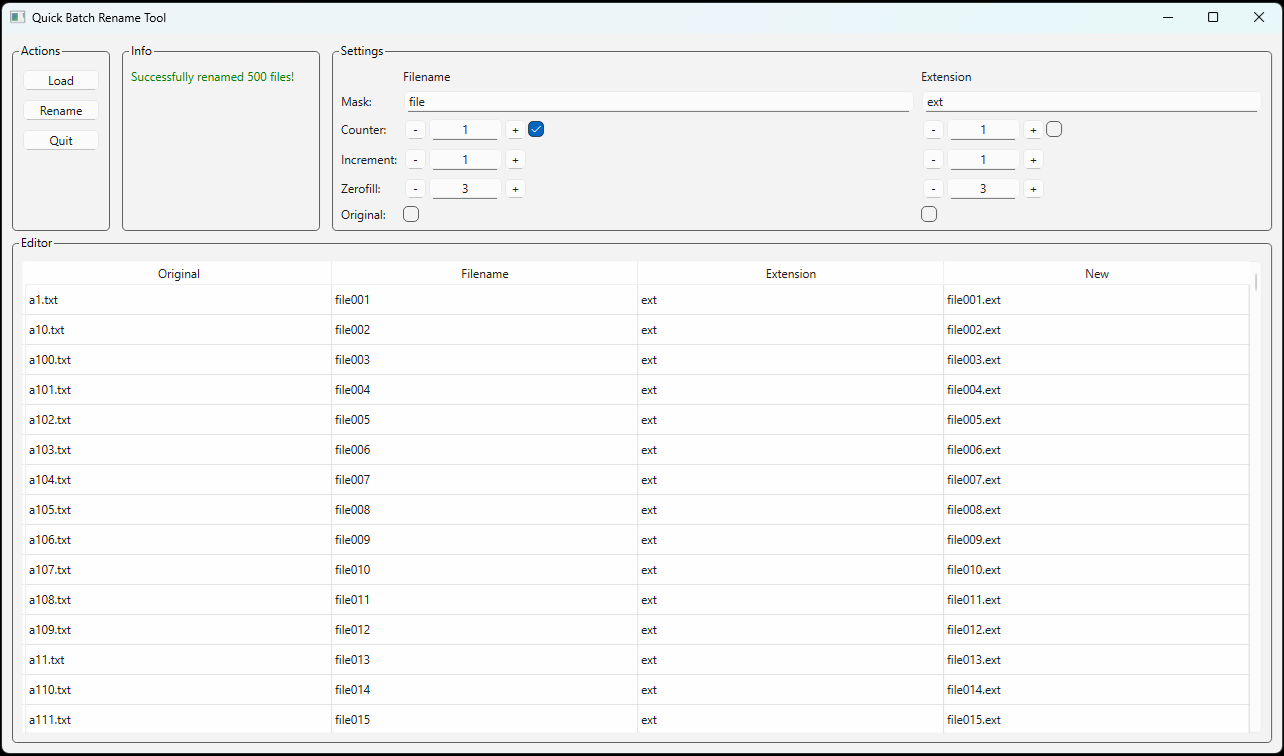

This figure's Python source:
import sys
from pathlib import Path
from typing import List, Tuple, Optional, Union
from PySide6.QtWidgets import (QApplication, QMainWindow, QWidget, QPushButton, QLabel, QLineEdit,
                              QCheckBox, QVBoxLayout, QHBoxLayout, QGridLayout, QGroupBox, 
                              QFileDialog, QScrollArea, QTableView, QHeaderView, QStyledItemDelegate,
                              QStyle, QItemDelegate, QAbstractItemView, QStyleOptionViewItem)
from PySide6.QtCore import Qt, QAbstractTableModel, QAbstractItemModel, QModelIndex, Signal, QSortFilterProxyModel, QThread, QObject, QTimer
from PySide6.QtGui import QColor, QPainter, QDragEnterEvent, QDragMoveEvent, QDropEvent, QCloseEvent
import copy
from dataclasses import dataclass


# Colors
COLOR_STATUS_ERROR = "red"
COLOR_STATUS_WARNING = "orange" 
COLOR_STATUS_SUCCESS = "green"
COLOR_STATUS_INFO = "#0078D7"  # Light blue
COLOR_BG_SELECTED = "#ECECEC"  # Light gray
COLOR_BG_DUPLICATE = "#FFC7CE" # Light red

# UI dimensions and style
GROUP_WIDTH = 100
GROUP_HEIGHT = 190
WIDGET_BUTTON_WIDTH = 25
TEXT_PADDING = 4

# Time intervals
ANIMATION_INTERVAL = 300 # ms
BATCH_UPDATE_SIZE = 50   # files


# File dataclass
@dataclass
class FileData:
    path: Path
    original_fullname: str
    original_filename: str
    original_extension: str
    current_filename: str
    current_extension: str
    new_filename: str
    new_extension: str
    is_duplicate: bool = False
    
    @property
    def new_fullname(self) -> str:
        if self.new_extension:
            return f"{self.new_filename}.{self.new_extension}"
        return self.new_filename
    
    @classmethod
    def from_path(cls, file_path: Path) -> 'FileData':
        return cls(
            path=file_path,
            original_fullname=file_path.name,
            original_filename=file_path.stem,
            original_extension=file_path.suffix[1:] if file_path.suffix else '',
            current_filename=file_path.stem,
            current_extension=file_path.suffix[1:] if file_path.suffix else '',
            new_filename=file_path.stem,
            new_extension=file_path.suffix[1:] if file_path.suffix else '',
            is_duplicate=False
        )


# Delegate for editing filename and extension
class LineEditDelegate(QItemDelegate):
    def __init__(self, parent: Optional[QObject] = None) -> None:
        super().__init__(parent)

        self.style_sheet = """
        QLineEdit:focus {
            background-color: white;
            border: 1px solid """ + COLOR_STATUS_INFO + """;
        }
        """

    def paint(self, painter: QPainter, option: QStyleOptionViewItem, index: QModelIndex) -> None:
        if option.state & QStyle.State_Selected:
            painter.save()
            painter.fillRect(option.rect, QColor(COLOR_BG_SELECTED))
            painter.restore()
            option = QStyleOptionViewItem(option)
            option.state &= ~QStyle.State_Selected
        super().paint(painter, option, index)

    def createEditor(self, parent: QWidget, option: QStyleOptionViewItem, index: QModelIndex) -> QLineEdit:
        editor = QLineEdit(parent)
        editor.setStyleSheet(self.style_sheet)
        return editor

    def setEditorData(self, editor: QLineEdit, index: QModelIndex) -> None:
        value = index.model().data(index, Qt.EditRole)
        editor.setText(value)
        QTimer.singleShot(0, lambda: self.clearSelection(editor))

    def clearSelection(self, editor: QLineEdit) -> None:
        editor.deselect()
        editor.setCursorPosition(len(editor.text()))

    def setModelData(self, editor: QLineEdit, model: QAbstractItemModel, index: QModelIndex) -> None:
        model.setData(index, editor.text(), Qt.EditRole)

    def updateEditorGeometry(self, editor: QWidget, option: QStyleOptionViewItem, index: QModelIndex) -> None:
        editor.setGeometry(option.rect)


# Delegate for displaying end of text in New column cell
class EndAlignedItemDelegate(QStyledItemDelegate):
    def paint(self, painter: QPainter, option: QStyleOptionViewItem, index: QModelIndex) -> None:
        if option.state & QStyle.State_Selected:
            painter.save()
            painter.fillRect(option.rect, QColor(COLOR_BG_SELECTED))
            painter.restore()
            option = QStyleOptionViewItem(option)
            option.state &= ~QStyle.State_Selected

        text = index.data()
        if not text or painter.fontMetrics().horizontalAdvance(text) < option.rect.width() - 10:
            return super().paint(painter, option, index)

        # Longer text elided
        painter.save()
        painter.setPen(option.palette.text().color())
        text_rect = option.rect.adjusted(TEXT_PADDING, 0, -TEXT_PADDING, 0)
        elided_text = painter.fontMetrics().elidedText(text, Qt.ElideLeft, text_rect.width())
        painter.drawText(text_rect, Qt.AlignRight | Qt.AlignVCenter, elided_text)
        painter.restore()


# Worker class for renaming files in a separate thread
class RenameWorker(QObject):
    # Signals for communication with the main thread
    progress = Signal(int, int)  # (current_count, total_count)
    finished = Signal()
    error = Signal(str, str)     # (error_type, error_message)

    def __init__(self, file_datastructure: List[FileData]):
        super().__init__()
        self.file_datastructure = file_datastructure

    def run(self) -> None:
        try:
            total_files = len(self.file_datastructure)
            
            # First pass: renaming to temporary names
            for i, data in enumerate(self.file_datastructure):
                temp_name = f"QBRT_temp_{data.new_fullname}"
                data.path.rename(data.path.parent / temp_name)
                data.path = data.path.parent / temp_name
                
                # UI update progress every 50 files
                if i % BATCH_UPDATE_SIZE == 0 or i == total_files - 1:
                    self.progress.emit(i + 1, total_files)

            # Second pass: renaming to final names
            for i, data in enumerate(self.file_datastructure):
                if data.new_extension:
                    new_fullname = f"{data.new_filename}.{data.new_extension}"
                else:
                    new_fullname = data.new_filename

                data.path.rename(data.path.parent / new_fullname)
                data.path = data.path.parent / new_fullname
                data.current_filename = data.new_filename
                data.current_extension = data.new_extension

                # UI update progress every 50 files
                if i % BATCH_UPDATE_SIZE == 0 or i == total_files - 1:
                    self.progress.emit(total_files + i + 1, total_files)

            self.finished.emit()

        except PermissionError as e:
            self.error.emit("permission", f"Permission denied: {str(e)}")
        except FileExistsError as e:
            self.error.emit("exists", f"File already exists: {str(e)}")
        except Exception as e:
            self.error.emit("other", f"Error: {str(e)}")


# Model
class FileTableModel(QAbstractTableModel):
    updatePreviewsEditor = Signal(QModelIndex, QModelIndex)
    duplicatesFound = Signal(bool, int, int)

    def __init__(self, parent: Optional[QObject] = None) -> None:
        super().__init__(parent)
        self.file_data = []
        self.headers = ["Original", "Filename", "Extension", "New"]
        self._duplicate_cache = {}


    def rowCount(self, parent: QModelIndex = QModelIndex()) -> int:
        return len(self.file_data)


    def columnCount(self, parent: QModelIndex = QModelIndex()) -> int:
        return 4  # Original, Filename, Extension, New


    def data(self, index: QModelIndex, role: int = Qt.DisplayRole) -> Optional[Union[str, QColor]]:
        if not index.isValid() or not (0 <= index.row() < len(self.file_data)):
            return None

        match role:
            case Qt.DisplayRole:
                return self._get_display_data(index.column(), self.file_data[index.row()])
            case Qt.ToolTipRole:
                return self._get_tooltip_data(index.column(), self.file_data[index.row()])
            case Qt.BackgroundRole:
                return self._get_background_data(index.column(), self.file_data[index.row()])
            case Qt.EditRole:
                return self._get_edit_data(index.column(), self.file_data[index.row()])
            case _:
                return None


    def _get_display_data(self, col: int, item: FileData) -> Optional[str]:
        match col:
            case 0:  # Original
                return item.original_fullname
            case 1:  # Filename
                return item.new_filename
            case 2:  # Extension
                return item.new_extension
            case 3:  # New preview
                return item.new_fullname
            case _:
                return None


    def _get_tooltip_data(self, col: int, item: FileData) -> Optional[str]:
        match col:
            case 0:  # Original tooltip
                return item.original_fullname
            case 3:  # New preview tooltip
                return item.new_fullname
            case _:
                return None


    def _get_background_data(self, col: int, item: FileData) -> Optional[QColor]:
        if col == 3 and item.is_duplicate:
            return QColor(COLOR_BG_DUPLICATE)
        return None


    def _get_edit_data(self, col: int, item: FileData) -> Optional[str]:
        match col:
            case 1:  # Filename
                return item.new_filename
            case 2:  # Extension
                return item.new_extension
            case _:
                return None


    def setData(self, index: QModelIndex, value: str, role: int = Qt.EditRole) -> bool:
        if not index.isValid() or role != Qt.EditRole:
            return False

        # Only columns 1 (Filename) and 2 (Extension) are editable
        if index.column() not in [1, 2]:
            return False

        # Update appropriate property based on column
        match index.column():
            case 1:  # Filename
                self.file_data[index.row()].new_filename = value
            case 2:  # Extension
                self.file_data[index.row()].new_extension = value

        # Update preview and check for duplicates
        preview_index = self.index(index.row(), 3)
        self.updatePreviewsEditor.emit(preview_index, preview_index)
        self._check_duplicates()
        return True


    def headerData(self, section: int, orientation: Qt.Orientation, role: int = Qt.DisplayRole) -> Optional[str]:
        if role == Qt.DisplayRole and orientation == Qt.Horizontal:
            return self.headers[section]
        return None


    def flags(self, index: QModelIndex) -> Qt.ItemFlags:
        if not index.isValid():
            return Qt.NoItemFlags

        col = index.column()
        if col in [1, 2]:  # Filename and Extension are editable
            return Qt.ItemIsEnabled | Qt.ItemIsSelectable | Qt.ItemIsEditable
        else:
            return Qt.ItemIsEnabled | Qt.ItemIsSelectable


    def setFiles(self, file_datastructure: List[FileData]) -> None:
        self.beginResetModel()
        self.file_data = file_datastructure
        self._duplicate_cache = {}  # Reset cache
        self.endResetModel()


    def find_duplicates(self) -> Tuple[bool, int, int]:
        # Call internal method to update duplicate state
        return self._check_duplicates()


    def _check_duplicates(self) -> Tuple[bool, int, int]:
        filename_counts = {}
        duplicate_names = set()

        # First pass - collect counts
        for data in self.file_data:
            full_name = data.new_fullname

            if full_name in filename_counts:
                duplicate_names.add(full_name)
                filename_counts[full_name] += 1
            else:
                filename_counts[full_name] = 1

        # Reset duplicate flags
        duplicate_files = 0
        changed_rows = []

        # Second pass - update duplicate flags
        for i, data in enumerate(self.file_data):
            old_state = data.is_duplicate
            new_state = data.new_fullname in duplicate_names

            if old_state != new_state:
                data.is_duplicate = new_state
                changed_rows.append(i)

            if new_state:
                duplicate_files += 1

        # Update UI only for changed rows
        for row in changed_rows:
            self.updatePreviewsEditor.emit(self.index(row, 3), self.index(row, 3))

        has_duplicates = bool(duplicate_names)
        duplicate_count = len(duplicate_names)
        self.duplicatesFound.emit(has_duplicates, duplicate_count, duplicate_files)

        return has_duplicates, duplicate_count, duplicate_files


class QuickBatchRenameTool(QMainWindow):
    def __init__(self):
        super().__init__()

        # Data structures
        self.original_files: List[Path] = [] # Original file paths (do not change)
        self.current_files: List[Path] = [] # Current file paths (update after renaming)
        self.file_datastructure: List[FileData] = [] # Data structure for efficient file work

        # UI components
        self.filename_entries: List[QLineEdit] = []
        self.extension_entries: List[QLineEdit] = []
        self.original_labels: List[QLabel] = []
        self.new_labels: List[QLabel] = []

        # Sorting
        self.sort_order = {"column": None, "ascending": True}

        # Status settings
        self.status = {
            "error": {"active": False, "message": "", "color": COLOR_STATUS_ERROR, "priority": 4},
            "warning": {"active": False, "message": "", "color": COLOR_STATUS_WARNING, "priority": 3},
            "success": {"active": False, "message": "", "color": COLOR_STATUS_SUCCESS, "priority": 2},
            "info": {"active": False, "message": "", "color": COLOR_STATUS_INFO, "priority": 1}
        }

        # Models
        self.file_model = FileTableModel(self)
        self.proxy_model = QSortFilterProxyModel(self)
        self.proxy_model.setSourceModel(self.file_model)

        # UI setup
        self.setWindowTitle("Quick Batch Rename Tool")
        self.resize(1280, 720)
        #self.showMaximized()
        self.init_ui()
        self.setAcceptDrops(True)

        # Initialize variables for threading
        self.rename_thread = None
        self.rename_worker = None
        self.renaming_in_progress = False
        self.animation_dots = ""
        self.animation_dots_timer = None


    # Initialize UI
    def init_ui(self):
        self.central_widget = QWidget()
        self.setCentralWidget(self.central_widget)
        self.main_layout = QVBoxLayout(self.central_widget)
        self.main_layout.setSpacing(2)
        self.create_layout()


    # Create layout
    def create_layout(self):
        self.create_top_layout()
        self.create_bottom_layout()


    def create_top_layout(self):
        self.top_layout = QHBoxLayout()
        self.top_layout.setSpacing(10)

        group_width = GROUP_WIDTH
        group_height = GROUP_HEIGHT
        actions_group = self.create_actions_group()
        actions_group.setMinimumWidth(group_width)
        actions_group.setMaximumWidth(group_width)
        actions_group.setMinimumHeight(group_height)
        actions_group.setMaximumHeight(group_height)
        info_group = self.create_info_group()
        info_group.setMinimumWidth(group_width*2)
        info_group.setMaximumWidth(group_width*2)
        info_group.setMinimumHeight(group_height)
        info_group.setMaximumHeight(group_height)
        settings_group = self.create_settings_group()
        settings_group.setMinimumHeight(group_height)
        settings_group.setMaximumHeight(group_height)

        self.top_layout.addWidget(actions_group)
        self.top_layout.addWidget(info_group)
        self.top_layout.addWidget(settings_group, 1)
        self.main_layout.addLayout(self.top_layout)


    def create_bottom_layout(self):
        self.bottom_layout = QVBoxLayout()
        self.create_editor_group()
        self.main_layout.addLayout(self.bottom_layout)


    # Create groups
    def create_actions_group(self):
        actions_group = QGroupBox("Actions")
        actions_layout = QVBoxLayout(actions_group)
        actions_layout.setAlignment(Qt.AlignTop)

        self.load_button = QPushButton("Load", clicked=self.load_action)
        self.rename_button = QPushButton("Rename", clicked=self.rename_action)
        self.quit_button = QPushButton("Quit", clicked=QApplication.quit)

        self.rename_button.setEnabled(False)

        actions_layout.addWidget(self.load_button)
        actions_layout.addWidget(self.rename_button)
        actions_layout.addWidget(self.quit_button)

        return actions_group


    def create_info_group(self):
        info_group = QGroupBox("Info")
        info_layout = QVBoxLayout(info_group)

        scroll_area = QScrollArea()
        scroll_area.setWidgetResizable(True)
        scroll_area.setHorizontalScrollBarPolicy(Qt.ScrollBarAlwaysOff)
        scroll_area.setVerticalScrollBarPolicy(Qt.ScrollBarAsNeeded)
        scroll_area.setFrameShape(QScrollArea.NoFrame)

        self.status_label = QLabel("Program started")
        self.status_label.setWordWrap(True)
        self.status_label.setTextInteractionFlags(Qt.TextSelectableByMouse)
        self.status_label.setAlignment(Qt.AlignTop | Qt.AlignLeft)

        scroll_area.setWidget(self.status_label)
        info_layout.addWidget(scroll_area)

        return info_group


    def create_settings_group(self):
        settings_group = QGroupBox("Settings")
        settings_layout = QGridLayout(settings_group)

        # Settings column widths (-:3:2)
        settings_layout.setColumnStretch(1, 3) # Filename
        settings_layout.setColumnStretch(2, 2) # Extension

        # Headers
        settings_layout.addWidget(QLabel("Filename"), 0, 1)
        settings_layout.addWidget(QLabel("Extension"), 0, 2)
        settings_layout.addWidget(QLabel("Mask:"), 1, 0)
        settings_layout.addWidget(QLabel("Counter:"), 2, 0)
        settings_layout.addWidget(QLabel("Increment:"), 3, 0)
        settings_layout.addWidget(QLabel("Zerofill:"), 4, 0)
        settings_layout.addWidget(QLabel("Original:"), 5, 0)

        # Mask inputs
        self.filename_mask = QLineEdit()
        self.extension_mask = QLineEdit()
        settings_layout.addWidget(self.filename_mask, 1, 1)
        settings_layout.addWidget(self.extension_mask, 1, 2)

        # Counter controls
        self.counter_filename_checkbox = QCheckBox()
        self.counter_filename_checkbox.setChecked(True)
        container_filename, self.counter_filename = self.create_number_control(initial_value="1")
        counter_filename_layout = QHBoxLayout()
        counter_filename_layout.setContentsMargins(0, 0, 0, 0)
        counter_filename_layout.setSpacing(0)
        counter_filename_layout.setAlignment(Qt.AlignLeft)
        counter_filename_layout.addWidget(container_filename)
        counter_filename_layout.addWidget(self.counter_filename_checkbox)
        counter_filename_layout.addStretch(1)      
        counter_filename_container = QWidget()
        counter_filename_container.setLayout(counter_filename_layout)
        settings_layout.addWidget(counter_filename_container, 2, 1)

        self.counter_extension_checkbox = QCheckBox()
        self.counter_extension_checkbox.setChecked(False)
        container_extension, self.counter_extension = self.create_number_control(initial_value="1")
        counter_extension_layout = QHBoxLayout()
        counter_extension_layout.setContentsMargins(0, 0, 0, 0)
        counter_extension_layout.setSpacing(0)
        counter_extension_layout.setAlignment(Qt.AlignLeft)
        counter_extension_layout.addWidget(container_extension)
        counter_extension_layout.addWidget(self.counter_extension_checkbox)
        counter_extension_layout.addStretch(1)
        counter_extension_container = QWidget()
        counter_extension_container.setLayout(counter_extension_layout)
        settings_layout.addWidget(counter_extension_container, 2, 2)

        # Increment controls
        container_filename, self.increment_filename = self.create_number_control(initial_value="1")
        container_extension, self.increment_extension = self.create_number_control(initial_value="1")
        settings_layout.addWidget(container_filename, 3, 1)
        settings_layout.addWidget(container_extension, 3, 2)

        # Zerofill controls
        container_filename, self.zerofill_filename = self.create_number_control(initial_value="1")
        container_extension, self.zerofill_extension = self.create_number_control(initial_value="1")
        settings_layout.addWidget(container_filename, 4, 1)
        settings_layout.addWidget(container_extension, 4, 2)

        # Original controls
        self.original_filename_checkbox = QCheckBox()
        self.original_extension_checkbox = QCheckBox()
        self.original_filename_checkbox.setChecked(False)
        self.original_extension_checkbox.setChecked(True)
        settings_layout.addWidget(self.original_filename_checkbox, 5, 1)
        settings_layout.addWidget(self.original_extension_checkbox, 5, 2)

        # Connect signals for automatic preview update
        self.connect_update_signals()

        return settings_group


    def create_number_control(self, initial_value: str) -> Tuple[QWidget, QLineEdit]:
        def update_value(delta: int):
            try:
                current = int(entry.text())
                new_value = max(0, current + delta)
                entry.setText(str(new_value))
                self.status["info"]["active"] = True
                self.update_previews_settings()
            except ValueError:
                self.status["warning"]["active"] = True
                self.status["warning"]["message"] = "Invalid number input"
                self.update_status()

        container = QWidget()
        layout = QHBoxLayout(container)
        layout.setContentsMargins(0, 0, 0, 0)
        layout.setSpacing(0)

        widget_width = WIDGET_BUTTON_WIDTH
        minus_btn = QPushButton("-")
        minus_btn.setFixedWidth(widget_width)
        entry = QLineEdit(initial_value)
        entry.setFixedWidth(widget_width*3)
        entry.setAlignment(Qt.AlignCenter)
        plus_btn = QPushButton("+")
        plus_btn.setFixedWidth(widget_width)

        minus_btn.clicked.connect(lambda: update_value(-1))
        plus_btn.clicked.connect(lambda: update_value(1))
        entry.textChanged.connect(self.update_previews_settings)

        layout.addWidget(minus_btn)
        layout.addWidget(entry)
        layout.addWidget(plus_btn)
        layout.addStretch(1)

        return container, entry


    def create_editor_group(self):
        editor_group = QGroupBox("Editor")
        editor_layout = QVBoxLayout(editor_group)

        self.file_table = QTableView()
        # Performance optimization settings
        self.file_table.setVerticalScrollMode(QTableView.ScrollPerPixel)  # Smooth scrolling
        self.file_table.horizontalHeader().setStretchLastSection(True)  # Reduce recalculations of size
        self.file_table.setShowGrid(True)  # Enable grid for consistent appearance
        # Edit trigger settings - one click
        self.file_table.setEditTriggers(QAbstractItemView.DoubleClicked | 
                                       QAbstractItemView.EditKeyPressed |
                                       QAbstractItemView.AnyKeyPressed |
                                       QAbstractItemView.CurrentChanged)
        # Set model and delegates
        self.file_table.setModel(self.proxy_model)
        self._setup_column_delegates()
        self.file_table.horizontalHeader().setSectionResizeMode(QHeaderView.Stretch)
        self.file_table.horizontalHeader().sectionClicked.connect(self.handle_header_click)
        self.file_table.setSelectionBehavior(QTableView.SelectRows)
        self.file_table.setSelectionMode(QTableView.SingleSelection)

        # Connect signals
        self.file_model.updatePreviewsEditor.connect(self.update_previews_editor)
        self.file_model.duplicatesFound.connect(self.on_duplicates_found)

        editor_layout.addWidget(self.file_table)
        self.bottom_layout.addWidget(editor_group)


    # Connect signals
    def connect_update_signals(self):
        self.filename_mask.textChanged.connect(self.update_previews_settings)
        self.extension_mask.textChanged.connect(self.update_previews_settings)
        self.counter_filename_checkbox.stateChanged.connect(self.update_previews_settings)
        self.counter_extension_checkbox.stateChanged.connect(self.update_previews_settings)
        self.original_filename_checkbox.stateChanged.connect(self.update_previews_settings)
        self.original_extension_checkbox.stateChanged.connect(self.update_previews_settings)


    # Define actions
    def load_action(self):
        loaded_files = QFileDialog.getOpenFileNames(self, caption="Select files")[0]
        if not loaded_files:
            return
        self.process_loaded_files(loaded_files)


    def rename_action(self):
        if self.renaming_in_progress:
            return

        if not self.file_datastructure or len(self.file_datastructure) == 0:
            self.status["error"]["active"] = True
            self.status["error"]["message"] = "No files to rename"
            self.update_status()
            return

        has_duplicates, duplicate_names, duplicate_files = self.file_model.find_duplicates()
        if has_duplicates:
            self.status["error"]["active"] = True
            self.status["error"]["message"] = f"Found {duplicate_names} duplicate name(s) affecting {duplicate_files} files!"
            self.update_status()
            return

        # Copy data structure for worker
        data_copy = copy.deepcopy(self.file_datastructure)

        # Create worker and thread
        self.rename_thread = QThread()
        self.rename_worker = RenameWorker(data_copy)
        self.rename_worker.moveToThread(self.rename_thread)

        # Connect signals
        self.rename_thread.started.connect(self.rename_worker.run)
        self.rename_worker.progress.connect(self.update_rename_progress)
        self.rename_worker.error.connect(self.handle_rename_error)
        self.rename_worker.finished.connect(self.finish_renaming)

        self.renaming_in_progress = True
        self.rename_button.setEnabled(False)
        self.disable_editing_controls(True)

        # Start dots animation
        self.animation_dots = ""
        self.animation_dots_timer = QTimer(self)
        self.animation_dots_timer.timeout.connect(self.update_dot_animation)
        self.animation_dots_timer.start(ANIMATION_INTERVAL)

        self.status["info"]["active"] = True
        self.status["info"]["message"] = "Renaming in progress: 0/" + str(len(self.file_datastructure)) + " files"
        self.update_status()

        self.rename_thread.start()


    # Define event handlers
    def finish_renaming(self):
        if not self.renaming_in_progress:
            return

        # Keep reference to data
        self.file_datastructure = self.rename_worker.file_datastructure

        self._cleanup_rename_resources()

        # Update model
        self.file_model.setFiles(self.file_datastructure)

        self.status["success"]["active"] = True
        self.status["success"]["message"] = f"Successfully renamed {len(self.file_datastructure)} files!"
        self.update_status()


    def handle_rename_error(self, error_type: str, message: str):
        self._cleanup_rename_resources()
        self.status["error"]["active"] = True
        self.status["error"]["message"] = message
        self.update_status()


    def _cleanup_rename_resources(self):
        if self.rename_thread:
            self.rename_thread.quit()
            self.rename_thread.wait()

        if self.animation_dots_timer:
            self.animation_dots_timer.stop()

        self.rename_thread = None
        self.rename_worker = None

        # Reset UI
        self.renaming_in_progress = False
        self.rename_button.setEnabled(True)
        self.disable_editing_controls(False)


    def closeEvent(self, event: QCloseEvent):
        self._cleanup_rename_resources()
        super().closeEvent(event)


    def update_status(self):
        # Find the highest priority active status
        active_status = None
        for status_name, status in self.status.items():
            if status["active"]:
                if active_status is None or status["priority"] > active_status["priority"]:
                    active_status = status

        # Update the UI based on the active status
        if active_status:
            self.status_label.setText(active_status["message"])
            self.status_label.setStyleSheet(f"color: {active_status['color']}")
            # Reset active flag for this status
            active_status["active"] = False
        else:
            # If no active status, check current text
            current_text = self.status_label.text()
            if "sorted" in current_text:
                # If message contains "sorted", keep it
                pass
            else:
                # If no active status, set "Ready"
                self.status_label.setText("Ready")
                self.status_label.setStyleSheet("color: black")


    def _create_label(self, text: str) -> QLabel:
        label = QLabel(text)
        return label


    def _create_checkbox(self, checked: bool = False) -> QCheckBox:
        checkbox = QCheckBox()
        checkbox.setChecked(checked)
        return checkbox


    def _update_previews_core(self, update_status_message: bool = True) -> Tuple[bool, int, int]:
        try:
            counter_filename = int(self.counter_filename.text()) if self.counter_filename_checkbox.isChecked() else None
            counter_extension = int(self.counter_extension.text()) if self.counter_extension_checkbox.isChecked() else None
            increment_filename = int(self.increment_filename.text()) if counter_filename is not None else None
            increment_extension = int(self.increment_extension.text()) if counter_extension is not None else None
            zerofill_filename = int(self.zerofill_filename.text()) if counter_filename is not None else None
            zerofill_extension = int(self.zerofill_extension.text()) if counter_extension is not None else None
            keep_original_filename = self.original_filename_checkbox.isChecked()
            keep_original_extension = self.original_extension_checkbox.isChecked()
            mask_filename = self.filename_mask.text()
            mask_extension = self.extension_mask.text()

            # Initialize counters - always start from first value
            filename_counter = counter_filename
            extension_counter = counter_extension

            for i in range(len(self.file_datastructure)):
                data = self.file_datastructure[i]

                if keep_original_filename:
                    new_filename = data.original_filename
                else:
                    new_filename = mask_filename

                if keep_original_extension:
                    new_extension = data.original_extension
                else:
                    new_extension = mask_extension

                data.new_filename = new_filename
                data.new_extension = new_extension
            
            # Apply counter
            for row in range(self.proxy_model.rowCount()):
                source_row = self.proxy_model.mapToSource(self.proxy_model.index(row, 0)).row()
                data = self.file_datastructure[source_row]

                if counter_filename is not None and not keep_original_filename:
                    counter_str = str(filename_counter).zfill(zerofill_filename)
                    data.new_filename = data.new_filename + counter_str
                    filename_counter += increment_filename

                if counter_extension is not None and not keep_original_extension:
                    counter_str = str(extension_counter).zfill(zerofill_extension)
                    data.new_extension = data.new_extension + counter_str
                    extension_counter += increment_extension

            # Update model
            self.file_model.setFiles(self.file_datastructure)

            # Check for duplicates
            has_duplicates, duplicate_names, duplicate_files = self.file_model.find_duplicates()

            if has_duplicates:
                self.rename_button.setEnabled(False)
                if update_status_message:
                    self.status["error"]["active"] = True
                    self.status["error"]["message"] = f"Found {duplicate_names} duplicate name(s) affecting {duplicate_files} files!"
                    self.update_status()
            else:
                self.rename_button.setEnabled(True)
                if update_status_message:
                    # Set message about preview updates
                    self.status["info"]["active"] = True
                    self.status["info"]["message"] = "Previews updated"
                    self.update_status()

            return has_duplicates, duplicate_names, duplicate_files

        except ValueError:
            if update_status_message:
                self.status["warning"]["active"] = True
                self.status["warning"]["message"] = "Invalid number input"
                self.update_status()
            else:
                self.status["error"]["active"] = True
                self.status["error"]["message"] = "Invalid number input"
                self.update_status()

            return False, 0, 0


    def update_previews_settings(self):
        self._update_previews_core(update_status_message=True)


    def _update_previews_without_status_message(self):
        self._update_previews_core(update_status_message=False)


    def handle_header_click(self, column: int):
        if self.sort_order["column"] == column:
            self.sort_order["ascending"] = not self.sort_order["ascending"]
        else:
            self.sort_order["column"] = column
            self.sort_order["ascending"] = True

        order = Qt.AscendingOrder if self.sort_order["ascending"] else Qt.DescendingOrder
        self.proxy_model.sort(column, order)
        self._update_previews_without_status_message()
        sort_direction = "ascending" if self.sort_order["ascending"] else "descending"
        column_name = self.file_model.headerData(column, Qt.Horizontal)

        self.status_label.setText(f"Files sorted {sort_direction} by {column_name}")
        self.status_label.setStyleSheet(f"color: {self.status['info']['color']}")


    def update_previews_editor(self, topLeft: QModelIndex, bottomRight: QModelIndex):
        if topLeft.column() in [1, 2]:
            has_duplicates, duplicate_names, duplicate_files = self.file_model.find_duplicates()

            if has_duplicates:
                self.status["error"]["active"] = True
                self.status["error"]["message"] = f"Found {duplicate_names} duplicate name(s) affecting {duplicate_files} files!"
                self.rename_button.setEnabled(False)
                self.file_model.layoutChanged.emit()
            else:
                self.status["info"]["active"] = True
                self.status["info"]["message"] = "Previews updated"
                self.rename_button.setEnabled(True)

            self.update_status()


    def dragEnterEvent(self, event: QDragEnterEvent):
        if event.mimeData().hasUrls():
            event.accept()
        else:
            event.ignore()


    def dragMoveEvent(self, event: QDragMoveEvent):
        if event.mimeData().hasUrls():
            event.accept()
        else:
            event.ignore()


    def dropEvent(self, event: QDropEvent):
        if event.mimeData().hasUrls():
            urls = event.mimeData().urls()
            file_paths = [url.toLocalFile() for url in urls]

            if self._validate_and_process_files(file_paths):
                event.accept()
            else:
                event.ignore()
        else:
            event.ignore()


    def calculate_optimal_zerofill(self, num_files: int) -> int:
        if num_files <= 0:
            return 1
        return len(str(num_files))


    def process_loaded_files(self, loaded_files: List[str]):
        if not loaded_files:
            return

        self.file_datastructure.clear()
        self.original_files = [Path(f) for f in loaded_files]
        self.current_files = self.original_files.copy()

        for file in self.original_files:
            self.file_datastructure.append(FileData.from_path(file))

        self.file_model.setFiles(self.file_datastructure)
        self.rename_button.setEnabled(True)

        try:
            self.zerofill_filename.textChanged.disconnect()
            self.zerofill_extension.textChanged.disconnect()
        except:
            pass

        optimal_zerofill = self.calculate_optimal_zerofill(len(loaded_files))
        self.zerofill_filename.setText(str(optimal_zerofill))
        self.zerofill_extension.setText(str(optimal_zerofill))
        self.zerofill_filename.textChanged.connect(self.update_previews_settings)
        self.zerofill_extension.textChanged.connect(self.update_previews_settings)

        self.update_previews_settings()
        self.status["success"]["active"] = True
        self.status["success"]["message"] = f"Loaded {len(loaded_files)} files"
        self.update_status()


    def disable_editing_controls(self, disabled: bool):
        self.filename_mask.setDisabled(disabled)
        self.extension_mask.setDisabled(disabled)
        self.counter_filename_checkbox.setDisabled(disabled)
        self.counter_extension_checkbox.setDisabled(disabled)
        self.counter_filename.setDisabled(disabled)
        self.counter_extension.setDisabled(disabled)
        self.increment_filename.setDisabled(disabled)
        self.increment_extension.setDisabled(disabled)
        self.zerofill_filename.setDisabled(disabled)
        self.zerofill_extension.setDisabled(disabled)
        self.original_filename_checkbox.setDisabled(disabled)
        self.original_extension_checkbox.setDisabled(disabled)
        self.load_button.setDisabled(disabled)

        for button in self.central_widget.findChildren(QPushButton):
            if button.text() in ["+", "-"] and button != self.rename_button:
                button.setDisabled(disabled)

        editable = not disabled
        if editable:
            self.file_table.setEditTriggers(QAbstractItemView.DoubleClicked | 
                                          QAbstractItemView.EditKeyPressed |
                                          QAbstractItemView.AnyKeyPressed |
                                          QAbstractItemView.CurrentChanged)
        else:
            self.file_table.setEditTriggers(QAbstractItemView.NoEditTriggers)


    def update_rename_progress(self, current_files: int, total_files: int):
        if self.renaming_in_progress:

            if current_files <= total_files:
                # First phase - temporary names
                phase = "1/2"
                files_renamed = current_files
            else:
                # Second phase - final names
                phase = "2/2"
                files_renamed = current_files - total_files

            self.status["info"]["active"] = True
            self.status["info"]["message"] = f"Renaming in progress (phase {phase}): {files_renamed}/{total_files} files{self.animation_dots}"
            self.update_status()


    def update_dot_animation(self):
        if self.renaming_in_progress:
            if len(self.animation_dots) >= 5:
                self.animation_dots = ""
            else:
                self.animation_dots += "."

            current_text = self.status_label.text()
            if current_text.startswith("Renaming in progress:"):
                base_text = current_text.split("...")[0].rstrip(".")
                self.status_label.setText(f"{base_text}{self.animation_dots}")


    def on_duplicates_found(self, has_duplicates: bool, duplicate_names: int, duplicate_files: int):
        if has_duplicates:
            self.status["error"]["active"] = True
            self.status["error"]["message"] = f"Found {duplicate_names} duplicate name(s) affecting {duplicate_files} files!"
            self.rename_button.setEnabled(False)
        else:
            self.status["info"]["active"] = True
            self.status["info"]["message"] = "Previews updated"
            self.rename_button.setEnabled(True)

        self.update_status()


    def _validate_and_process_files(self, file_paths: List[str]) -> bool:
        if not file_paths:
            return False

        # Filter for existing files (not directories)
        valid_files = [file for file in file_paths if Path(file).is_file()]

        if valid_files:
            self.process_loaded_files(valid_files)
            return True
        else:
            self.status["warning"]["active"] = True
            self.status["warning"]["message"] = "No valid files were found"
            self.update_status()
            return False


    def _setup_column_delegates(self):
        self.file_table.setItemDelegateForColumn(0, LineEditDelegate(self.file_table))  # Original
        self.file_table.setItemDelegateForColumn(1, LineEditDelegate(self.file_table))  # Filename
        self.file_table.setItemDelegateForColumn(2, LineEditDelegate(self.file_table))  # Extension
        self.file_table.setItemDelegateForColumn(3, EndAlignedItemDelegate(self.file_table))  # New


# App start
if __name__ == '__main__':
    app = QApplication(sys.argv)
    window = QuickBatchRenameTool()
    window.show()
    sys.exit(app.exec())
